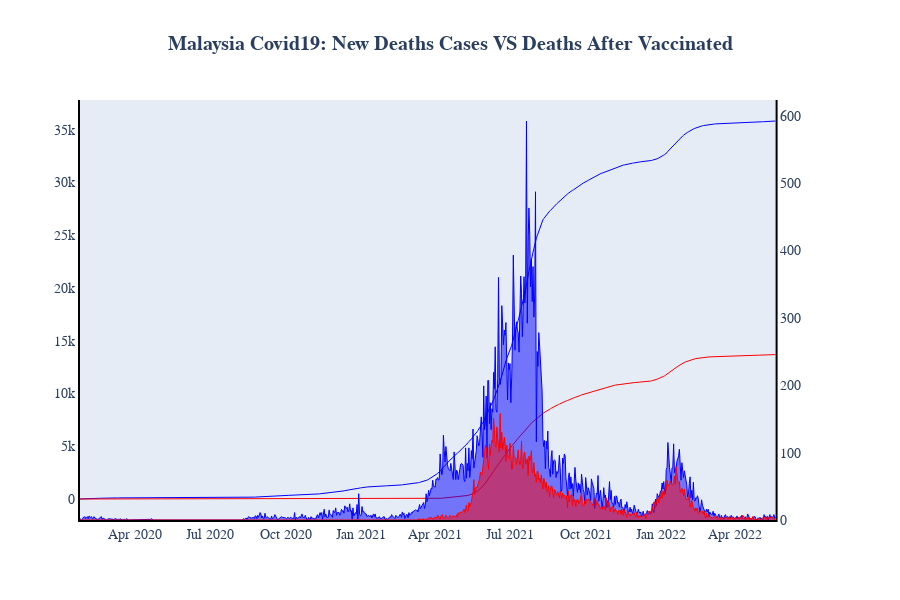

Notebook code cell kept with this figure:
### Code cell
fig = make_subplots(shared_xaxes=True, specs=[[{'secondary_y': True}]])

#Graph 1
fig.add_trace(go.Scatter(x = df_mas_cases['date'], y = df_mas_deaths['deaths_new'],
                         fill='tozeroy',mode='lines',name ='Death Cases',
                         line = dict(color='blue', width=1)
                        ),secondary_y=True, row=1, col=1)
fig.add_trace(go.Scatter(x = df_mas_cases['date'], y = df_mas_deaths['total_vax'],
                         fill='tozeroy',mode='lines',name = 'Vax Death Cases',
                         line = dict(color='red', width=1)
                        ),secondary_y=True, row=1, col=1)

fig.add_trace(go.Scatter(x = df_mas_cases['date'], y = df_mas_deaths['cum_deaths'],
                         name ='Cum. Death Cases',line = dict(color='blue', width=1)
                        ), secondary_y=False, row=1, col=1)
fig.add_trace(go.Scatter(x = df_mas_cases['date'], y = df_mas_deaths['cum_vax'],
                         name = 'Cum. Vax Death Recovered',line = dict(color='red', width=1)
                        ), secondary_y=False, row=1, col=1)

fig.update_layout(title_text='<b>Malaysia Covid19: New Deaths Cases VS Deaths After Vaccinated</b>',
                  title_x=0.5, showlegend=False,height=600)
fig.update_xaxes(title_text='')
fig.update_annotations(font=dict(family="Helvetica", size=12))
fig.update_layout(font=dict(family="Helvetica", size=14))
fig.update_xaxes(showgrid=False, zeroline=False, showline=True, linewidth=2, linecolor='black')
fig.update_yaxes(showgrid=False, zeroline=False, showline=True, linewidth=2, linecolor='black')
fig.show()

### Figure 1 — Plotly figure (JSON) as saved in the notebook; plotly's stock layout.template omitted (floating-point values rounded to 4 significant figures; data arrays with more than 128 entries replaced by an {"elided": "..."} marker saying what was removed)
{"data": [{"fill": "tozeroy", "line": {"color": "blue", "width": 1}, "mode": "lines", "name": "Death Cases", "type": "scatter", "x": {"elided": "899 str values"}, "xaxis": "x", "y": {"elided": "847 int values"}, "yaxis": "y2"}, {"fill": "tozeroy", "line": {"color": "red", "width": 1}, "mode": "lines", "name": "Vax Death Cases", "type": "scatter", "x": {"elided": "899 str values"}, "xaxis": "x", "y": {"elided": "847 int values"}, "yaxis": "y2"}, {"line": {"color": "blue", "width": 1}, "name": "Cum. Death Cases", "type": "scatter", "x": {"elided": "899 str values"}, "xaxis": "x", "y": {"elided": "847 int values"}, "yaxis": "y"}, {"line": {"color": "red", "width": 1}, "name": "Cum. Vax Death Recovered", "type": "scatter", "x": {"elided": "899 str values"}, "xaxis": "x", "y": {"elided": "847 int values"}, "yaxis": "y"}], "layout": {"font": {"family": "Helvetica", "size": 14}, "height": 600, "showlegend": false, "title": {"text": "<b>Malaysia Covid19: New Deaths Cases VS Deaths After Vaccinated</b>", "x": 0.5}, "xaxis": {"anchor": "y", "domain": [0, 0.94], "linecolor": "black", "linewidth": 2, "showgrid": false, "showline": true, "title": {"text": ""}, "zeroline": false}, "yaxis": {"anchor": "x", "domain": [0, 1], "linecolor": "black", "linewidth": 2, "showgrid": false, "showline": true, "zeroline": false}, "yaxis2": {"anchor": "x", "linecolor": "black", "linewidth": 2, "overlaying": "y", "showgrid": false, "showline": true, "side": "right", "zeroline": false}}}
